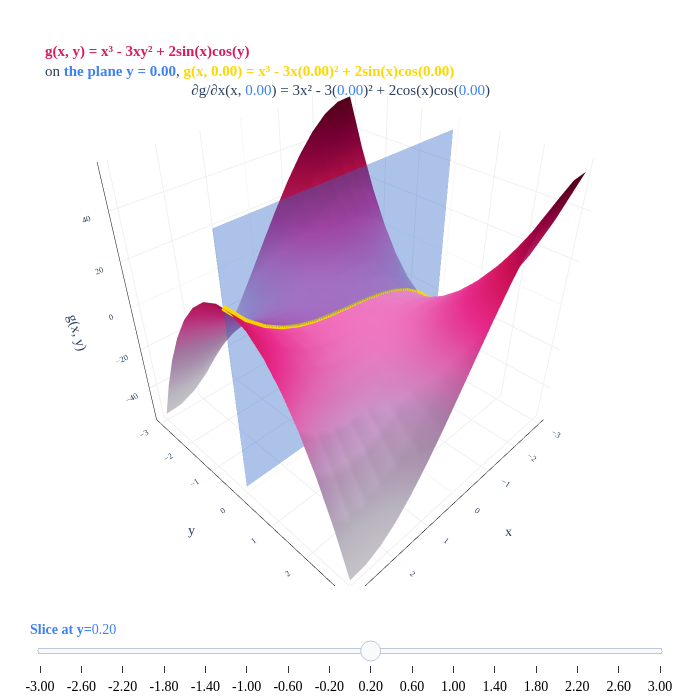

Notebook source saved alongside this figure:
### Markdown cell above
Both partial derivatives are functions of **both** $x$ and $y$, which is typically what we'll see. 

$$\begin{align*} g(x, y) &= x^3 - 3xy^2 + 2 \sin(x) \cos(y) \\ \frac{\partial g}{\partial x}(x, y) &= 3x^2 - 3y^2 + 2 \cos(x) \cos(y) \\ \frac{\partial g}{\partial y}(x, y) &= -6xy - 2 \sin(x) \sin(y) \end{align*}$$

To compute $\frac{\partial g}{\partial x}(x, y)$, we treated $y$ as a constant. Let me try and make more sense of this.

To help visualize, we've drawn <span style="color: #d81b60; font-weight: bold;">the function</span> $\color{#d81b60} g(x, y)$, along with <span style="color:#3d81f6; font-weight: bold;">the plane</span> $\color{#3d81f6} y = a$. The slider lets you change the value of $\color{#3d81f6} a$ being considered, i.e., it lets you change the constant value that we're assigning to $y$. 

The intersection of $\color{#3d81f6} g(x, y)$ and $\color{#3d81f6} y = a$ is marked as a <span style="color: gold; font-weight: bold;">gold curve</span> and is a function of $x$ alone.

### Code cell
import numpy as np
import plotly.graph_objects as go

title_maker = lambda x, y: f"<span style='color: #d81b60; font-weight: bold;'>g(x, y) = x³ - 3xy² + 2sin(x)cos(y)</span><br>on <span style='color: #3d81f6; font-weight: bold;'>the plane y = {y:.2f}</span>, <span style='color: gold; font-weight: bold;'>g(x, {y:.2f}) = x³ - 3x({y:.2f})² + 2sin(x)cos({y:.2f})</span><br>" + '&nbsp;' * 39 + f"∂g/∂x(x, <span style='color: #3d81f6'>{y:.2f}</span>) = 3x² - 3(<span style='color: #3d81f6'>{y:.2f}</span>)² + 2cos(x)cos(<span style='color: #3d81f6'>{y:.2f}</span>)"

def g(x, y):
    return x**3 - 3*x*y**2 + 2*np.sin(x)*np.cos(y)

x = np.linspace(-3, 3, 16)
y = np.linspace(-3, 3, 16)
X, Y = np.meshgrid(x, y)
Z = g(X, Y)

def slicing_plane(y0):
    X_plane = np.linspace(-3, 3, 16)
    Y_plane = np.full_like(X_plane, y0)
    Z_plane = g(X_plane, Y_plane)
    return X_plane, Y_plane, Z_plane

y0_init = 0.0
X_plane, Y_plane, Z_plane = slicing_plane(y0_init)

surface = go.Surface(
    x=X, y=Y, z=Z,
    colorscale='PuRd',
    opacity=1,
    showscale=False,
    name='Surface'
)

slice_curve = go.Scatter3d(
    x=X_plane, y=Y_plane, z=Z_plane,
    mode='lines',
    line=dict(color='gold', width=12),
    # name='Slice (y = y₀)'
)

plane_z = np.linspace(np.min(Z), np.max(Z), 2)
plane_x = np.linspace(-3, 3, 2)
plane_y = np.full((2, 2), y0_init)
plane_x_grid, plane_z_grid = np.meshgrid(plane_x, plane_z)
plane = go.Surface(
    x=plane_x_grid, y=plane_y, z=plane_z_grid,
    showscale=False,
    opacity=0.4,
    colorscale=[[0, '#3d81f6'], [1, '#3d81f6']],
    name='Slicing Plane'
)

fig = go.Figure(data=[surface, plane, slice_curve])

steps = []
y0_values = np.linspace(-3, 3, 16)
for i, y0 in enumerate(y0_values):
    Xp, Yp, Zp = slicing_plane(y0)
    plane_y_new = np.full((2, 2), y0)
    eq_text = title_maker(0, y0)
    step = dict(
        method="update",
        args=[
            {
                "x": [X, plane_x_grid, Xp],
                "y": [Y, plane_y_new, Yp],
                "z": [Z, plane_z_grid, Zp]
            },
            {
                "annotations": [dict(
                    text=eq_text,
                    xref="paper", yref="paper",
                    x=0.02, y=0.98, showarrow=False,
                    font=dict(size=15, family="Palatino"),
                    align="left",
                    bgcolor="white"
                )]
            }
        ],
        label=f"{y0:.2f}"
    )
    steps.append(step)

sliders = [dict(
    active=len(y0_values)//2,
    currentvalue={
        "prefix": "<span style='color: #3d81f6; font-weight: bold;'>Slice at y=</span>",
        "font": dict(family="Palatino", size=14, color="#3d81f6")
    },
    pad={"t": 30},
    steps=steps,
    font=dict(family="Palatino", size=14, color="black")
)]

init_eq = title_maker(0, y0_init)

fig.add_annotation(
    text=init_eq,
    xref="paper", yref="paper",
    x=0.02, y=0.98, showarrow=False,
    font=dict(size=15, family="Palatino"),
    align="left",
)

fig.update_layout(
    sliders=sliders,
    scene=dict(
        xaxis=dict(
            title="x",
            backgroundcolor="white",
            gridcolor="#f0f0f0",
            showbackground=True,
            showline=True,
            linecolor="black",
            linewidth=1,
            tickfont=dict(size=10, family="Palatino"),
            title_font=dict(family="Palatino")
        ),
        yaxis=dict(
            title="y",
            backgroundcolor="white",
            gridcolor="#f0f0f0",
            showbackground=True,
            showline=True,
            linecolor="black",
            linewidth=1,
            tickfont=dict(size=10, family="Palatino"),
            title_font=dict(family="Palatino")
        ),
        zaxis=dict(
            title="g(x, y)",
            backgroundcolor="white",
            gridcolor="#f0f0f0",
            showbackground=True,
            showline=True,
            linecolor="black",
            linewidth=1,
            tickfont=dict(size=10, family="Palatino"),
            title_font=dict(family="Palatino")
        ),
        bgcolor="white"
    ),
    paper_bgcolor='white',
    plot_bgcolor='white',
    margin=dict(l=30, r=30, t=30, b=30),
    autosize=True,
    width=700,
    height=700
)

fig.show()

### Figure 1 — Plotly figure (JSON) as saved in the notebook; plotly's stock layout.template omitted (floating-point values rounded to 4 significant figures; data arrays with more than 128 entries replaced by an {"elided": "..."} marker saying what was removed)
{"data": [{"colorscale": [[0, "rgb(247,244,249)"], [0.125, "rgb(231,225,239)"], [0.25, "rgb(212,185,218)"], [0.375, "rgb(201,148,199)"], [0.5, "rgb(223,101,176)"], [0.625, "rgb(231,41,138)"], [0.75, "rgb(206,18,86)"], [0.875, "rgb(152,0,67)"], [1, "rgb(103,0,31)"]], "name": "Surface", "opacity": 1, "showscale": false, "type": "surface", "x": {"elided": "16x16 float values"}, "y": {"elided": "16x16 float values"}, "z": {"elided": "16x16 float values"}}, {"colorscale": [[0, "#3d81f6"], [1, "#3d81f6"]], "name": "Slicing Plane", "opacity": 0.4, "showscale": false, "type": "surface", "x": [[-3.0, 3.0], [-3.0, 3.0]], "y": [[0.0, 0.0], [0.0, 0.0]], "z": [[-54.28, -54.28], [54.28, 54.28]]}, {"line": {"color": "gold", "width": 12}, "mode": "lines", "type": "scatter3d", "x": [-3.0, -2.6, -2.2, -1.8, -1.4, -1.0, -0.6, -0.2, 0.2, 0.6, 1.0, 1.4, 1.8, 2.2, 2.6, 3.0], "y": [0.0, 0.0, 0.0, 0.0, 0.0, 0.0, 0.0, 0.0, 0.0, 0.0, 0.0, 0.0, 0.0, 0.0, 0.0, 0.0], "z": [-27.28, -18.61, -12.26, -7.78, -4.715, -2.683, -1.345, -0.4053, 0.4053, 1.345, 2.683, 4.715, 7.78, 12.26, 18.61, 27.28]}], "layout": {"annotations": [{"align": "left", "font": {"family": "Palatino", "size": 15}, "showarrow": false, "text": "<span style='color: #d81b60; font-weight: bold;'>g(x, y) = x³ - 3xy² + 2sin(x)cos(y)</span><br>on <span style='color: #3d81f6; font-weight: bold;'>the plane y = 0.00</span>, <span style='color: gold; font-weight: bold;'>g(x, 0.00) = x³ - 3x(0.00)² + 2sin(x)cos(0.00)</span><br>&nbsp;&nbsp;&nbsp;&nbsp;&nbsp;&nbsp;&nbsp;&nbsp;&nbsp;&nbsp;&nbsp;&nbsp;&nbsp;&nbsp;&nbsp;&nbsp;&nbsp;&nbsp;&nbsp;&nbsp;&nbsp;&nbsp;&nbsp;&nbsp;&nbsp;&nbsp;&nbsp;&nbsp;&nbsp;&nbsp;&nbsp;&nbsp;&nbsp;&nbsp;&nbsp;&nbsp;&nbsp;&nbsp;&nbsp;∂g/∂x(x, <span style='color: #3d81f6'>0.00</span>) = 3x² - 3(<span style='color: #3d81f6'>0.00</span>)² + 2cos(x)cos(<span style='color: #3d81f6'>0.00</span>)", "x": 0.02, "xref": "paper", "y": 0.98, "yref": "paper"}], "autosize": true, "height": 700, "margin": {"b": 30, "l": 30, "r": 30, "t": 30}, "paper_bgcolor": "white", "plot_bgcolor": "white", "scene": {"bgcolor": "white", "xaxis": {"backgroundcolor": "white", "gridcolor": "#f0f0f0", "linecolor": "black", "linewidth": 1, "showbackground": true, "showline": true, "tickfont": {"family": "Palatino", "size": 10}, "title": {"font": {"family": "Palatino"}, "text": "x"}}, "yaxis": {"backgroundcolor": "white", "gridcolor": "#f0f0f0", "linecolor": "black", "linewidth": 1, "showbackground": true, "showline": true, "tickfont": {"family": "Palatino", "size": 10}, "title": {"font": {"family": "Palatino"}, "text": "y"}}, "zaxis": {"backgroundcolor": "white", "gridcolor": "#f0f0f0", "linecolor": "black", "linewidth": 1, "showbackground": true, "showline": true, "tickfont": {"family": "Palatino", "size": 10}, "title": {"font": {"family": "Palatino"}, "text": "g(x, y)"}}}, "sliders": [{"active": 8, "currentvalue": {"font": {"color": "#3d81f6", "family": "Palatino", "size": 14}, "prefix": "<span style='color: #3d81f6; font-weight: bold;'>Slice at y=</span>"}, "font": {"color": "black", "family": "Palatino", "size": 14}, "pad": {"t": 30}, "steps": [{"args": [{"x": {"elided": "3 rows, 276 float values in total"}, "y": {"elided": "3 rows, 276 float values in total"}, "z": {"elided": "3 rows, 276 float values in total"}}, {"annotations": [{"align": "left", "bgcolor": "white", "font": {"family": "Palatino", "size": 15}, "showarrow": false, "text": "<span style='color: #d81b60; font-weight: bold;'>g(x, y) = x³ - 3xy² + 2sin(x)cos(y)</span><br>on <span style='color: #3d81f6; font-weight: bold;'>the plane y = -3.00</span>, <span style='color: gold; font-weight: bold;'>g(x, -3.00) = x³ - 3x(-3.00)² + 2sin(x)cos(-3.00)</span><br>&nbsp;&nbsp;&nbsp;&nbsp;&nbsp;&nbsp;&nbsp;&nbsp;&nbsp;&nbsp;&nbsp;&nbsp;&nbsp;&nbsp;&nbsp;&nbsp;&nbsp;&nbsp;&nbsp;&nbsp;&nbsp;&nbsp;&nbsp;&nbsp;&nbsp;&nbsp;&nbsp;&nbsp;&nbsp;&nbsp;&nbsp;&nbsp;&nbsp;&nbsp;&nbsp;&nbsp;&nbsp;&nbsp;&nbsp;∂g/∂x(x, <span style='color: #3d81f6'>-3.00</span>) = 3x² - 3(<span style='color: #3d81f6'>-3.00</span>)² + 2cos(x)cos(<span style='color: #3d81f6'>-3.00</span>)", "x": 0.02, "xref": "paper", "y": 0.98, "yref": "paper"}]}], "label": "-3.00", "method": "update"}, {"args": [{"x": {"elided": "3 rows, 276 float values in total"}, "y": {"elided": "3 rows, 276 float values in total"}, "z": {"elided": "3 rows, 276 float values in total"}}, {"annotations": [{"align": "left", "bgcolor": "white", "font": {"family": "Palatino", "size": 15}, "showarrow": false, "text": "<span style='color: #d81b60; font-weight: bold;'>g(x, y) = x³ - 3xy² + 2sin(x)cos(y)</span><br>on <span style='color: #3d81f6; font-weight: bold;'>the plane y = -2.60</span>, <span style='color: gold; font-weight: bold;'>g(x, -2.60) = x³ - 3x(-2.60)² + 2sin(x)cos(-2.60)</span><br>&nbsp;&nbsp;&nbsp;&nbsp;&nbsp;&nbsp;&nbsp;&nbsp;&nbsp;&nbsp;&nbsp;&nbsp;&nbsp;&nbsp;&nbsp;&nbsp;&nbsp;&nbsp;&nbsp;&nbsp;&nbsp;&nbsp;&nbsp;&nbsp;&nbsp;&nbsp;&nbsp;&nbsp;&nbsp;&nbsp;&nbsp;&nbsp;&nbsp;&nbsp;&nbsp;&nbsp;&nbsp;&nbsp;&nbsp;∂g/∂x(x, <span style='color: #3d81f6'>-2.60</span>) = 3x² - 3(<span style='color: #3d81f6'>-2.60</span>)² + 2cos(x)cos(<span style='color: #3d81f6'>-2.60</span>)", "x": 0.02, "xref": "paper", "y": 0.98, "yref": "paper"}]}], "label": "-2.60", "method": "update"}, {"args": [{"x": {"elided": "3 rows, 276 float values in total"}, "y": {"elided": "3 rows, 276 float values in total"}, "z": {"elided": "3 rows, 276 float values in total"}}, {"annotations": [{"align": "left", "bgcolor": "white", "font": {"family": "Palatino", "size": 15}, "showarrow": false, "text": "<span style='color: #d81b60; font-weight: bold;'>g(x, y) = x³ - 3xy² + 2sin(x)cos(y)</span><br>on <span style='color: #3d81f6; font-weight: bold;'>the plane y = -2.20</span>, <span style='color: gold; font-weight: bold;'>g(x, -2.20) = x³ - 3x(-2.20)² + 2sin(x)cos(-2.20)</span><br>&nbsp;&nbsp;&nbsp;&nbsp;&nbsp;&nbsp;&nbsp;&nbsp;&nbsp;&nbsp;&nbsp;&nbsp;&nbsp;&nbsp;&nbsp;&nbsp;&nbsp;&nbsp;&nbsp;&nbsp;&nbsp;&nbsp;&nbsp;&nbsp;&nbsp;&nbsp;&nbsp;&nbsp;&nbsp;&nbsp;&nbsp;&nbsp;&nbsp;&nbsp;&nbsp;&nbsp;&nbsp;&nbsp;&nbsp;∂g/∂x(x, <span style='color: #3d81f6'>-2.20</span>) = 3x² - 3(<span style='color: #3d81f6'>-2.20</span>)² + 2cos(x)cos(<span style='color: #3d81f6'>-2.20</span>)", "x": 0.02, "xref": "paper", "y": 0.98, "yref": "paper"}]}], "label": "-2.20", "method": "update"}, {"args": [{"x": {"elided": "3 rows, 276 float values in total"}, "y": {"elided": "3 rows, 276 float values in total"}, "z": {"elided": "3 rows, 276 float values in total"}}, {"annotations": [{"align": "left", "bgcolor": "white", "font": {"family": "Palatino", "size": 15}, "showarrow": false, "text": "<span style='color: #d81b60; font-weight: bold;'>g(x, y) = x³ - 3xy² + 2sin(x)cos(y)</span><br>on <span style='color: #3d81f6; font-weight: bold;'>the plane y = -1.80</span>, <span style='color: gold; font-weight: bold;'>g(x, -1.80) = x³ - 3x(-1.80)² + 2sin(x)cos(-1.80)</span><br>&nbsp;&nbsp;&nbsp;&nbsp;&nbsp;&nbsp;&nbsp;&nbsp;&nbsp;&nbsp;&nbsp;&nbsp;&nbsp;&nbsp;&nbsp;&nbsp;&nbsp;&nbsp;&nbsp;&nbsp;&nbsp;&nbsp;&nbsp;&nbsp;&nbsp;&nbsp;&nbsp;&nbsp;&nbsp;&nbsp;&nbsp;&nbsp;&nbsp;&nbsp;&nbsp;&nbsp;&nbsp;&nbsp;&nbsp;∂g/∂x(x, <span style='color: #3d81f6'>-1.80</span>) = 3x² - 3(<span style='color: #3d81f6'>-1.80</span>)² + 2cos(x)cos(<span style='color: #3d81f6'>-1.80</span>)", "x": 0.02, "xref": "paper", "y": 0.98, "yref": "paper"}]}], "label": "-1.80", "method": "update"}, {"args": [{"x": {"elided": "3 rows, 276 float values in total"}, "y": {"elided": "3 rows, 276 float values in total"}, "z": {"elided": "3 rows, 276 float values in total"}}, {"annotations": [{"align": "left", "bgcolor": "white", "font": {"family": "Palatino", "size": 15}, "showarrow": false, "text": "<span style='color: #d81b60; font-weight: bold;'>g(x, y) = x³ - 3xy² + 2sin(x)cos(y)</span><br>on <span style='color: #3d81f6; font-weight: bold;'>the plane y = -1.40</span>, <span style='color: gold; font-weight: bold;'>g(x, -1.40) = x³ - 3x(-1.40)² + 2sin(x)cos(-1.40)</span><br>&nbsp;&nbsp;&nbsp;&nbsp;&nbsp;&nbsp;&nbsp;&nbsp;&nbsp;&nbsp;&nbsp;&nbsp;&nbsp;&nbsp;&nbsp;&nbsp;&nbsp;&nbsp;&nbsp;&nbsp;&nbsp;&nbsp;&nbsp;&nbsp;&nbsp;&nbsp;&nbsp;&nbsp;&nbsp;&nbsp;&nbsp;&nbsp;&nbsp;&nbsp;&nbsp;&nbsp;&nbsp;&nbsp;&nbsp;∂g/∂x(x, <span style='color: #3d81f6'>-1.40</span>) = 3x² - 3(<span style='color: #3d81f6'>-1.40</span>)² + 2cos(x)cos(<span style='color: #3d81f6'>-1.40</span>)", "x": 0.02, "xref": "paper", "y": 0.98, "yref": "paper"}]}], "label": "-1.40", "method": "update"}, {"args": [{"x": {"elided": "3 rows, 276 float values in total"}, "y": {"elided": "3 rows, 276 float values in total"}, "z": {"elided": "3 rows, 276 float values in total"}}, {"annotations": [{"align": "left", "bgcolor": "white", "font": {"family": "Palatino", "size": 15}, "showarrow": false, "text": "<span style='color: #d81b60; font-weight: bold;'>g(x, y) = x³ - 3xy² + 2sin(x)cos(y)</span><br>on <span style='color: #3d81f6; font-weight: bold;'>the plane y = -1.00</span>, <span style='color: gold; font-weight: bold;'>g(x, -1.00) = x³ - 3x(-1.00)² + 2sin(x)cos(-1.00)</span><br>&nbsp;&nbsp;&nbsp;&nbsp;&nbsp;&nbsp;&nbsp;&nbsp;&nbsp;&nbsp;&nbsp;&nbsp;&nbsp;&nbsp;&nbsp;&nbsp;&nbsp;&nbsp;&nbsp;&nbsp;&nbsp;&nbsp;&nbsp;&nbsp;&nbsp;&nbsp;&nbsp;&nbsp;&nbsp;&nbsp;&nbsp;&nbsp;&nbsp;&nbsp;&nbsp;&nbsp;&nbsp;&nbsp;&nbsp;∂g/∂x(x, <span style='color: #3d81f6'>-1.00</span>) = 3x² - 3(<span style='color: #3d81f6'>-1.00</span>)² + 2cos(x)cos(<span style='color: #3d81f6'>-1.00</span>)", "x": 0.02, "xref": "paper", "y": 0.98, "yref": "paper"}]}], "label": "-1.00", "method": "update"}, {"args": [{"x": {"elided": "3 rows, 276 float values in total"}, "y": {"elided": "3 rows, 276 float values in total"}, "z": {"elided": "3 rows, 276 float values in total"}}, {"annotations": [{"align": "left", "bgcolor": "white", "font": {"family": "Palatino", "size": 15}, "showarrow": false, "text": "<span style='color: #d81b60; font-weight: bold;'>g(x, y) = x³ - 3xy² + 2sin(x)cos(y)</span><br>on <span style='color: #3d81f6; font-weight: bold;'>the plane y = -0.60</span>, <span style='color: gold; font-weight: bold;'>g(x, -0.60) = x³ - 3x(-0.60)² + 2sin(x)cos(-0.60)</span><br>&nbsp;&nbsp;&nbsp;&nbsp;&nbsp;&nbsp;&nbsp;&nbsp;&nbsp;&nbsp;&nbsp;&nbsp;&nbsp;&nbsp;&nbsp;&nbsp;&nbsp;&nbsp;&nbsp;&nbsp;&nbsp;&nbsp;&nbsp;&nbsp;&nbsp;&nbsp;&nbsp;&nbsp;&nbsp;&nbsp;&nbsp;&nbsp;&nbsp;&nbsp;&nbsp;&nbsp;&nbsp;&nbsp;&nbsp;∂g/∂x(x, <span style='color: #3d81f6'>-0.60</span>) = 3x² - 3(<span style='color: #3d81f6'>-0.60</span>)² + 2cos(x)cos(<span style='color: #3d81f6'>-0.60</span>)", "x": 0.02, "xref": "paper", "y": 0.98, "yref": "paper"}]}], "label": "-0.60", "method": "update"}, {"args": [{"x": {"elided": "3 rows, 276 float values in total"}, "y": {"elided": "3 rows, 276 float values in total"}, "z": {"elided": "3 rows, 276 float values in total"}}, {"annotations": [{"align": "left", "bgcolor": "white", "font": {"family": "Palatino", "size": 15}, "showarrow": false, "text": "<span style='color: #d81b60; font-weight: bold;'>g(x, y) = x³ - 3xy² + 2sin(x)cos(y)</span><br>on <span style='color: #3d81f6; font-weight: bold;'>the plane y = -0.20</span>, <span style='color: gold; font-weight: bold;'>g(x, -0.20) = x³ - 3x(-0.20)² + 2sin(x)cos(-0.20)</span><br>&nbsp;&nbsp;&nbsp;&nbsp;&nbsp;&nbsp;&nbsp;&nbsp;&nbsp;&nbsp;&nbsp;&nbsp;&nbsp;&nbsp;&nbsp;&nbsp;&nbsp;&nbsp;&nbsp;&nbsp;&nbsp;&nbsp;&nbsp;&nbsp;&nbsp;&nbsp;&nbsp;&nbsp;&nbsp;&nbsp;&nbsp;&nbsp;&nbsp;&nbsp;&nbsp;&nbsp;&nbsp;&nbsp;&nbsp;∂g/∂x(x, <span style='color: #3d81f6'>-0.20</span>) = 3x² - 3(<span style='color: #3d81f6'>-0.20</span>)² + 2cos(x)cos(<span style='color: #3d81f6'>-0.20</span>)", "x": 0.02, "xref": "paper", "y": 0.98, "yref": "paper"}]}], "label": "-0.20", "method": "update"}, {"args": [{"x": {"elided": "3 rows, 276 float values in total"}, "y": {"elided": "3 rows, 276 float values in total"}, "z": {"elided": "3 rows, 276 float values in total"}}, {"annotations": [{"align": "left", "bgcolor": "white", "font": {"family": "Palatino", "size": 15}, "showarrow": false, "text": "<span style='color: #d81b60; font-weight: bold;'>g(x, y) = x³ - 3xy² + 2sin(x)cos(y)</span><br>on <span style='color: #3d81f6; font-weight: bold;'>the plane y = 0.20</span>, <span style='color: gold; font-weight: bold;'>g(x, 0.20) = x³ - 3x(0.20)² + 2sin(x)cos(0.20)</span><br>&nbsp;&nbsp;&nbsp;&nbsp;&nbsp;&nbsp;&nbsp;&nbsp;&nbsp;&nbsp;&nbsp;&nbsp;&nbsp;&nbsp;&nbsp;&nbsp;&nbsp;&nbsp;&nbsp;&nbsp;&nbsp;&nbsp;&nbsp;&nbsp;&nbsp;&nbsp;&nbsp;&nbsp;&nbsp;&nbsp;&nbsp;&nbsp;&nbsp;&nbsp;&nbsp;&nbsp;&nbsp;&nbsp;&nbsp;∂g/∂x(x, <span style='color: #3d81f6'>0.20</span>) = 3x² - 3(<span style='color: #3d81f6'>0.20</span>)² + 2cos(x)cos(<span style='color: #3d81f6'>0.20</span>)", "x": 0.02, "xref": "paper", "y": 0.98, "yref": "paper"}]}], "label": "0.20", "method": "update"}, {"args": [{"x": {"elided": "3 rows, 276 float values in total"}, "y": {"elided": "3 rows, 276 float values in total"}, "z": {"elided": "3 rows, 276 float values in total"}}, {"annotations": [{"align": "left", "bgcolor": "white", "font": {"family": "Palatino", "size": 15}, "showarrow": false, "text": "<span style='color: #d81b60; font-weight: bold;'>g(x, y) = x³ - 3xy² + 2sin(x)cos(y)</span><br>on <span style='color: #3d81f6; font-weight: bold;'>the plane y = 0.60</span>, <span style='color: gold; font-weight: bold;'>g(x, 0.60) = x³ - 3x(0.60)² + 2sin(x)cos(0.60)</span><br>&nbsp;&nbsp;&nbsp;&nbsp;&nbsp;&nbsp;&nbsp;&nbsp;&nbsp;&nbsp;&nbsp;&nbsp;&nbsp;&nbsp;&nbsp;&nbsp;&nbsp;&nbsp;&nbsp;&nbsp;&nbsp;&nbsp;&nbsp;&nbsp;&nbsp;&nbsp;&nbsp;&nbsp;&nbsp;&nbsp;&nbsp;&nbsp;&nbsp;&nbsp;&nbsp;&nbsp;&nbsp;&nbsp;&nbsp;∂g/∂x(x, <span style='color: #3d81f6'>0.60</span>) = 3x² - 3(<span style='color: #3d81f6'>0.60</span>)² + 2cos(x)cos(<span style='color: #3d81f6'>0.60</span>)", "x": 0.02, "xref": "paper", "y": 0.98, "yref": "paper"}]}], "label": "0.60", "method": "update"}, {"args": [{"x": {"elided": "3 rows, 276 float values in total"}, "y": {"elided": "3 rows, 276 float values in total"}, "z": {"elided": "3 rows, 276 float values in total"}}, {"annotations": [{"align": "left", "bgcolor": "white", "font": {"family": "Palatino", "size": 15}, "showarrow": false, "text": "<span style='color: #d81b60; font-weight: bold;'>g(x, y) = x³ - 3xy² + 2sin(x)cos(y)</span><br>on <span style='color: #3d81f6; font-weight: bold;'>the plane y = 1.00</span>, <span style='color: gold; font-weight: bold;'>g(x, 1.00) = x³ - 3x(1.00)² + 2sin(x)cos(1.00)</span><br>&nbsp;&nbsp;&nbsp;&nbsp;&nbsp;&nbsp;&nbsp;&nbsp;&nbsp;&nbsp;&nbsp;&nbsp;&nbsp;&nbsp;&nbsp;&nbsp;&nbsp;&nbsp;&nbsp;&nbsp;&nbsp;&nbsp;&nbsp;&nbsp;&nbsp;&nbsp;&nbsp;&nbsp;&nbsp;&nbsp;&nbsp;&nbsp;&nbsp;&nbsp;&nbsp;&nbsp;&nbsp;&nbsp;&nbsp;∂g/∂x(x, <span style='color: #3d81f6'>1.00</span>) = 3x² - 3(<span style='color: #3d81f6'>1.00</span>)² + 2cos(x)cos(<span style='color: #3d81f6'>1.00</span>)", "x": 0.02, "xref": "paper", "y": 0.98, "yref": "paper"}]}], "label": "1.00", "method": "update"}, {"args": [{"x": {"elided": "3 rows, 276 float values in total"}, "y": {"elided": "3 rows, 276 float values in total"}, "z": {"elided": "3 rows, 276 float values in total"}}, {"annotations": [{"align": "left", "bgcolor": "white", "font": {"family": "Palatino", "size": 15}, "showarrow": false, "text": "<span style='color: #d81b60; font-weight: bold;'>g(x, y) = x³ - 3xy² + 2sin(x)cos(y)</span><br>on <span style='color: #3d81f6; font-weight: bold;'>the plane y = 1.40</span>, <span style='color: gold; font-weight: bold;'>g(x, 1.40) = x³ - 3x(1.40)² + 2sin(x)cos(1.40)</span><br>&nbsp;&nbsp;&nbsp;&nbsp;&nbsp;&nbsp;&nbsp;&nbsp;&nbsp;&nbsp;&nbsp;&nbsp;&nbsp;&nbsp;&nbsp;&nbsp;&nbsp;&nbsp;&nbsp;&nbsp;&nbsp;&nbsp;&nbsp;&nbsp;&nbsp;&nbsp;&nbsp;&nbsp;&nbsp;&nbsp;&nbsp;&nbsp;&nbsp;&nbsp;&nbsp;&nbsp;&nbsp;&nbsp;&nbsp;∂g/∂x(x, <span style='color: #3d81f6'>1.40</span>) = 3x² - 3(<span style='color: #3d81f6'>1.40</span>)² + 2cos(x)cos(<span style='color: #3d81f6'>1.40</span>)", "x": 0.02, "xref": "paper", "y": 0.98, "yref": "paper"}]}], "label": "1.40", "method": "update"}, {"args": [{"x": {"elided": "3 rows, 276 float values in total"}, "y": {"elided": "3 rows, 276 float values in total"}, "z": {"elided": "3 rows, 276 float values in total"}}, {"annotations": [{"align": "left", "bgcolor": "white", "font": {"family": "Palatino", "size": 15}, "showarrow": false, "text": "<span style='color: #d81b60; font-weight: bold;'>g(x, y) = x³ - 3xy² + 2sin(x)cos(y)</span><br>on <span style='color: #3d81f6; font-weight: bold;'>the plane y = 1.80</span>, <span style='color: gold; font-weight: bold;'>g(x, 1.80) = x³ - 3x(1.80)² + 2sin(x)cos(1.80)</span><br>&nbsp;&nbsp;&nbsp;&nbsp;&nbsp;&nbsp;&nbsp;&nbsp;&nbsp;&nbsp;&nbsp;&nbsp;&nbsp;&nbsp;&nbsp;&nbsp;&nbsp;&nbsp;&nbsp;&nbsp;&nbsp;&nbsp;&nbsp;&nbsp;&nbsp;&nbsp;&nbsp;&nbsp;&nbsp;&nbsp;&nbsp;&nbsp;&nbsp;&nbsp;&nbsp;&nbsp;&nbsp;&nbsp;&nbsp;∂g/∂x(x, <span style='color: #3d81f6'>1.80</span>) = 3x² - 3(<span style='color: #3d81f6'>1.80</span>)² + 2cos(x)cos(<span style='color: #3d81f6'>1.80</span>)", "x": 0.02, "xref": "paper", "y": 0.98, "yref": "paper"}]}], "label": "1.80", "method": "update"}, {"args": [{"x": {"elided": "3 rows, 276 float values in total"}, "y": {"elided": "3 rows, 276 float values in total"}, "z": {"elided": "3 rows, 276 float values in total"}}, {"annotations": [{"align": "left", "bgcolor": "white", "font": {"family": "Palatino", "size": 15}, "showarrow": false, "text": "<span style='color: #d81b60; font-weight: bold;'>g(x, y) = x³ - 3xy² + 2sin(x)cos(y)</span><br>on <span style='color: #3d81f6; font-weight: bold;'>the plane y = 2.20</span>, <span style='color: gold; font-weight: bold;'>g(x, 2.20) = x³ - 3x(2.20)² + 2sin(x)cos(2.20)</span><br>&nbsp;&nbsp;&nbsp;&nbsp;&nbsp;&nbsp;&nbsp;&nbsp;&nbsp;&nbsp;&nbsp;&nbsp;&nbsp;&nbsp;&nbsp;&nbsp;&nbsp;&nbsp;&nbsp;&nbsp;&nbsp;&nbsp;&nbsp;&nbsp;&nbsp;&nbsp;&nbsp;&nbsp;&nbsp;&nbsp;&nbsp;&nbsp;&nbsp;&nbsp;&nbsp;&nbsp;&nbsp;&nbsp;&nbsp;∂g/∂x(x, <span style='color: #3d81f6'>2.20</span>) = 3x² - 3(<span style='color: #3d81f6'>2.20</span>)² + 2cos(x)cos(<span style='color: #3d81f6'>2.20</span>)", "x": 0.02, "xref": "paper", "y": 0.98, "yref": "paper"}]}], "label": "2.20", "method": "update"}, {"args": [{"x": {"elided": "3 rows, 276 float values in total"}, "y": {"elided": "3 rows, 276 float values in total"}, "z": {"elided": "3 rows, 276 float values in total"}}, {"annotations": [{"align": "left", "bgcolor": "white", "font": {"family": "Palatino", "size": 15}, "showarrow": false, "text": "<span style='color: #d81b60; font-weight: bold;'>g(x, y) = x³ - 3xy² + 2sin(x)cos(y)</span><br>on <span style='color: #3d81f6; font-weight: bold;'>the plane y = 2.60</span>, <span style='color: gold; font-weight: bold;'>g(x, 2.60) = x³ - 3x(2.60)² + 2sin(x)cos(2.60)</span><br>&nbsp;&nbsp;&nbsp;&nbsp;&nbsp;&nbsp;&nbsp;&nbsp;&nbsp;&nbsp;&nbsp;&nbsp;&nbsp;&nbsp;&nbsp;&nbsp;&nbsp;&nbsp;&nbsp;&nbsp;&nbsp;&nbsp;&nbsp;&nbsp;&nbsp;&nbsp;&nbsp;&nbsp;&nbsp;&nbsp;&nbsp;&nbsp;&nbsp;&nbsp;&nbsp;&nbsp;&nbsp;&nbsp;&nbsp;∂g/∂x(x, <span style='color: #3d81f6'>2.60</span>) = 3x² - 3(<span style='color: #3d81f6'>2.60</span>)² + 2cos(x)cos(<span style='color: #3d81f6'>2.60</span>)", "x": 0.02, "xref": "paper", "y": 0.98, "yref": "paper"}]}], "label": "2.60", "method": "update"}, {"args": [{"x": {"elided": "3 rows, 276 float values in total"}, "y": {"elided": "3 rows, 276 float values in total"}, "z": {"elided": "3 rows, 276 float values in total"}}, {"annotations": [{"align": "left", "bgcolor": "white", "font": {"family": "Palatino", "size": 15}, "showarrow": false, "text": "<span style='color: #d81b60; font-weight: bold;'>g(x, y) = x³ - 3xy² + 2sin(x)cos(y)</span><br>on <span style='color: #3d81f6; font-weight: bold;'>the plane y = 3.00</span>, <span style='color: gold; font-weight: bold;'>g(x, 3.00) = x³ - 3x(3.00)² + 2sin(x)cos(3.00)</span><br>&nbsp;&nbsp;&nbsp;&nbsp;&nbsp;&nbsp;&nbsp;&nbsp;&nbsp;&nbsp;&nbsp;&nbsp;&nbsp;&nbsp;&nbsp;&nbsp;&nbsp;&nbsp;&nbsp;&nbsp;&nbsp;&nbsp;&nbsp;&nbsp;&nbsp;&nbsp;&nbsp;&nbsp;&nbsp;&nbsp;&nbsp;&nbsp;&nbsp;&nbsp;&nbsp;&nbsp;&nbsp;&nbsp;&nbsp;∂g/∂x(x, <span style='color: #3d81f6'>3.00</span>) = 3x² - 3(<span style='color: #3d81f6'>3.00</span>)² + 2cos(x)cos(<span style='color: #3d81f6'>3.00</span>)", "x": 0.02, "xref": "paper", "y": 0.98, "yref": "paper"}]}], "label": "3.00", "method": "update"}]}], "width": 700}}
